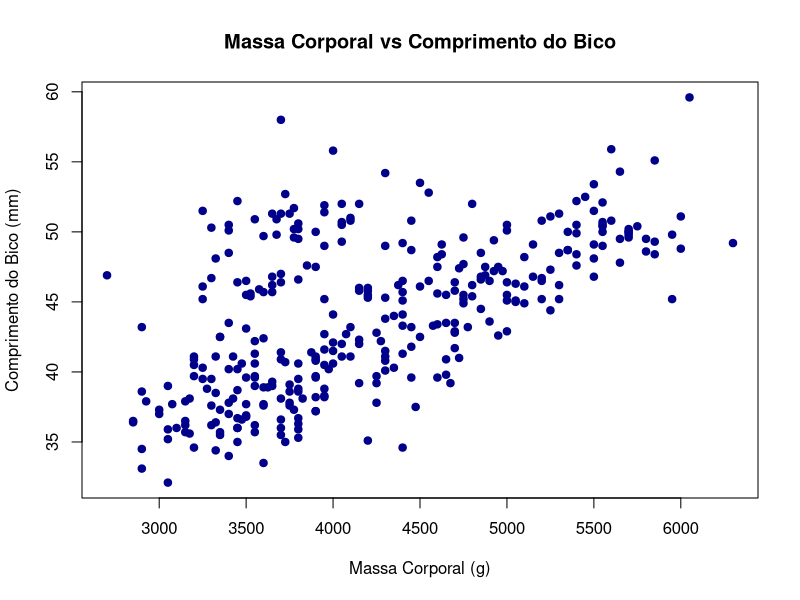

Recreate this plot in R.
# Limpeza de dados (pré processamento)
library(palmerpenguins)
penguins <- na.omit(penguins)

# Define o nome do arquivo
pdf("Graficos/Grafico_1.pdf", width = 8, height = 6)

# Gráfico de dispersão
plot(penguins$body_mass_g, penguins$bill_length_mm,
     main = "Massa Corporal vs Comprimento do Bico",
     xlab = "Massa Corporal (g)",
     ylab = "Comprimento do Bico (mm)",
     pch = 19, col = "darkblue")

# Fecha o pdf
dev.off()